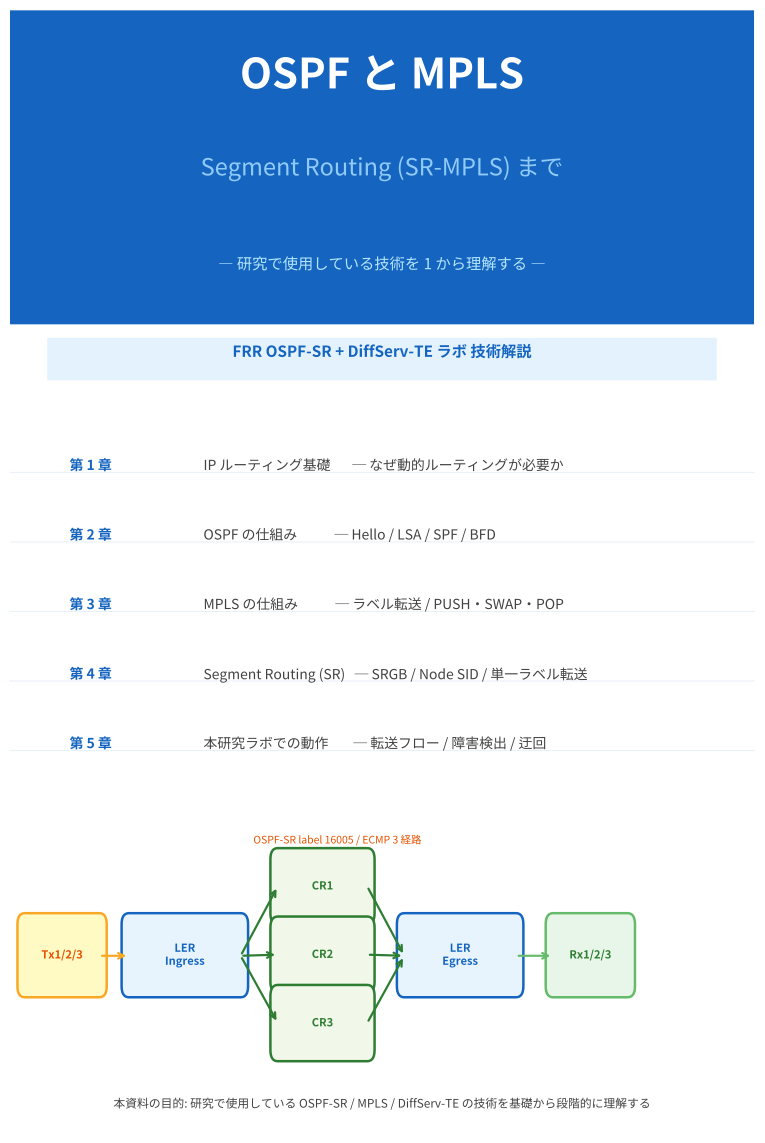

Source code (Python):
#!/usr/bin/env python3
"""
OSPF + MPLS + Segment Routing  自習用PDF生成スクリプト
研究で使用している技術を1から理解するためのドキュメント
実行: python3 results/ospf_mpls_study.py
出力: results/ospf_mpls_study.pdf
"""

import matplotlib
import matplotlib.pyplot as plt
import matplotlib.font_manager as fm
import matplotlib.patches as mpatches
from matplotlib.backends.backend_pdf import PdfPages
from pathlib import Path
import textwrap

# ── フォント ──────────────────────────────────────────────────────────────
for _f in ["Noto Sans CJK JP", "TakaoPGothic", "IPAPGothic", "VL PGothic"]:
    if any(_f.lower() in p.name.lower() for p in fm.fontManager.ttflist):
        matplotlib.rcParams["font.family"] = _f
        break
matplotlib.rcParams.update({"figure.facecolor": "white"})

OUT = Path(__file__).parent / "ospf_mpls_study.pdf"

# ── カラーパレット ────────────────────────────────────────────────────────
CB  = "#1565C0"   # blue (OSPF)
CG  = "#2E7D32"   # green (MPLS)
CO  = "#E65100"   # orange (SR)
CR  = "#B71C1C"   # red (failure)
CGR = "#424242"   # dark gray (body)
CL  = "#E8F4FD"   # light blue bg
CGL = "#F1F8E9"   # light green bg
COL = "#FFF3E0"   # light orange bg
CW  = "white"

# ── ページ生成ヘルパー ────────────────────────────────────────────────────
def new_page(header=None, chapter=None):
    """A4縦 (8.27×11.69in) ページを作成。header がある場合は上部帯を描く。"""
    fig = plt.figure(figsize=(8.27, 11.69), facecolor="white")
    if header:
        hax = fig.add_axes([0, 0.947, 1, 0.053])
        hax.set_facecolor(CB)
        hax.set_axis_off()
        hax.text(0.03, 0.5, header, color=CW, fontsize=11.5,
                 fontweight="bold", va="center")
        if chapter:
            hax.text(0.97, 0.5, chapter, color="#90CAF9", fontsize=9,
                     va="center", ha="right")
        ax = fig.add_axes([0.07, 0.025, 0.86, 0.91])
    else:
        ax = fig.add_axes([0.05, 0.02, 0.90, 0.96])
    ax.set_axis_off()
    ax.set_xlim(0, 1)
    ax.set_ylim(0, 1)
    return fig, ax

def T(ax, x, y, s, sz=9.5, c=CGR, bold=False, ha="left", va="top", alpha=1.0):
    ax.text(x, y, s, fontsize=sz, color=c, fontweight="bold" if bold else "normal",
            ha=ha, va=va, transform=ax.transAxes, alpha=alpha,
            multialignment="left")

def section(ax, y, text, color=CB, indent=0):
    """セクション見出し。y座標を返す（次のコンテンツ開始位置）。"""
    ax.plot([indent, 1], [y + 0.003, y + 0.003], color=color, lw=1.2,
            alpha=0.4, transform=ax.transAxes)
    ax.text(indent, y, f"▌ {text}", fontsize=11, color=color,
            fontweight="bold", va="top", transform=ax.transAxes)
    return y - 0.042

def bullet(ax, x, y, items, sz=9.2, c=CGR, gap=0.028, marker="●"):
    """箇条書きリスト。最後のy座標を返す。"""
    for item in items:
        ax.text(x, y, marker, fontsize=sz, color=CB, va="top",
                transform=ax.transAxes)
        ax.text(x + 0.035, y, item, fontsize=sz, color=c, va="top",
                transform=ax.transAxes, multialignment="left")
        y -= gap
    return y

def rect_node(ax, x, y, w, h, label, sublabel=None,
              fc=CL, ec=CB, tc=CB, sz=9, bold=True):
    """角丸ボックス"""
    r = mpatches.FancyBboxPatch((x, y), w, h,
                                 boxstyle="round,pad=0.01",
                                 facecolor=fc, edgecolor=ec, linewidth=1.8,
                                 transform=ax.transAxes, zorder=2)
    ax.add_patch(r)
    ty = y + h/2 + (0.01 if sublabel else 0)
    ax.text(x + w/2, ty, label, fontsize=sz, color=tc, ha="center", va="center",
            fontweight="bold" if bold else "normal",
            transform=ax.transAxes, zorder=3)
    if sublabel:
        ax.text(x + w/2, y + h/2 - 0.018, sublabel, fontsize=7.5, color=CGR,
                ha="center", va="center", transform=ax.transAxes, zorder=3)

def arr(ax, x1, y1, x2, y2, label="", color=CB, lw=1.6, style="->"):
    ax.annotate("", xy=(x2, y2), xytext=(x1, y1),
                xycoords="axes fraction", textcoords="axes fraction",
                arrowprops=dict(arrowstyle=style, color=color, lw=lw), zorder=3)
    if label:
        mx, my = (x1+x2)/2, (y1+y2)/2
        ax.text(mx, my + 0.012, label, fontsize=7.5, color=color,
                ha="center", va="bottom", transform=ax.transAxes,
                bbox=dict(fc="white", ec="none", pad=1), zorder=4)

def callout(ax, x, y, w, h, text, fc=CGL, ec=CG, sz=9):
    r = mpatches.FancyBboxPatch((x, y), w, h,
                                 boxstyle="round,pad=0.015",
                                 facecolor=fc, edgecolor=ec, linewidth=1.5,
                                 transform=ax.transAxes, zorder=2)
    ax.add_patch(r)
    ax.text(x + 0.015, y + h - 0.018, text, fontsize=sz, color=CGR,
            va="top", transform=ax.transAxes, zorder=3,
            multialignment="left")

def hr(ax, y, color=CB, alpha=0.15):
    ax.plot([0, 1], [y, y], color=color, lw=0.8, alpha=alpha, transform=ax.transAxes)

def page_num(fig, n):
    fig.text(0.95, 0.012, f"─ {n} ─", fontsize=8, color=CGR, ha="right")

# ═══════════════════════════════════════════════════════════════════════════
# P1: タイトルページ
# ═══════════════════════════════════════════════════════════════════════════
def page_title(pdf):
    fig, ax = new_page()

    # 上部カラーブロック
    top = mpatches.Rectangle((0, 0.72), 1, 0.28, facecolor=CB,
                               transform=ax.transAxes, zorder=0)
    ax.add_patch(top)

    T(ax, 0.5, 0.96, "OSPF と MPLS", sz=30, c=CW, bold=True, ha="center")
    T(ax, 0.5, 0.87, "Segment Routing (SR-MPLS) まで", sz=17, c="#90CAF9",
      bold=False, ha="center")
    T(ax, 0.5, 0.78, "― 研究で使用している技術を 1 から理解する ―",
      sz=11, c="#B3E5FC", ha="center")

    # サブタイトル帯
    mid = mpatches.Rectangle((0.05, 0.67), 0.90, 0.038, facecolor="#E3F2FD",
                               transform=ax.transAxes, zorder=0)
    ax.add_patch(mid)
    T(ax, 0.5, 0.695, "FRR OSPF-SR + DiffServ-TE ラボ 技術解説",
      sz=11, c=CB, bold=True, ha="center", va="center")

    # 目次プレビュー
    chapters = [
        ("第 1 章", "IP ルーティング基礎       ─ なぜ動的ルーティングが必要か"),
        ("第 2 章", "OSPF の仕組み            ─ Hello / LSA / SPF / BFD"),
        ("第 3 章", "MPLS の仕組み            ─ ラベル転送 / PUSH・SWAP・POP"),
        ("第 4 章", "Segment Routing (SR)   ─ SRGB / Node SID / 単一ラベル転送"),
        ("第 5 章", "本研究ラボでの動作        ─ 転送フロー / 障害検出 / 迂回"),
    ]
    y = 0.60
    for ch, desc in chapters:
        ax.text(0.08, y, ch, fontsize=10, color=CB, fontweight="bold",
                va="top", transform=ax.transAxes)
        ax.text(0.26, y, desc, fontsize=10, color=CGR,
                va="top", transform=ax.transAxes)
        hr(ax, y - 0.012, alpha=0.1)
        y -= 0.062

    # ラボトポロジー概略図（章リスト下に配置）
    y0 = 0.13
    rect_node(ax, 0.02, y0,       0.10, 0.055, "Tx1/2/3",    fc="#FFF9C4", ec="#F9A825", tc="#E65100", sz=8)
    rect_node(ax, 0.16, y0,       0.15, 0.055, "LER\nIngress", fc=CL, ec=CB, tc=CB, sz=8)
    rect_node(ax, 0.36, y0+0.065, 0.12, 0.048, "CR1",  fc=CGL, ec=CG, tc=CG, sz=8)
    rect_node(ax, 0.36, y0+0.004, 0.12, 0.048, "CR2",  fc=CGL, ec=CG, tc=CG, sz=8)
    rect_node(ax, 0.36, y0-0.057, 0.12, 0.048, "CR3",  fc=CGL, ec=CG, tc=CG, sz=8)
    rect_node(ax, 0.53, y0,       0.15, 0.055, "LER\nEgress", fc=CL, ec=CB, tc=CB, sz=8)
    rect_node(ax, 0.73, y0,       0.10, 0.055, "Rx1/2/3",   fc="#E8F5E9", ec="#66BB6A", tc=CG, sz=8)

    arr(ax, 0.12, y0+0.027, 0.16, y0+0.027, color="#F9A825")
    arr(ax, 0.31, y0+0.027, 0.36, y0+0.089, color=CG)
    arr(ax, 0.31, y0+0.027, 0.36, y0+0.028, color=CG)
    arr(ax, 0.31, y0+0.027, 0.36, y0-0.033, color=CG)
    arr(ax, 0.48, y0+0.089, 0.53, y0+0.027, color=CG)
    arr(ax, 0.48, y0+0.028, 0.53, y0+0.027, color=CG)
    arr(ax, 0.48, y0-0.033, 0.53, y0+0.027, color=CG)
    arr(ax, 0.68, y0+0.027, 0.73, y0+0.027, color="#66BB6A")

    ax.text(0.44, y0+0.125, "OSPF-SR label 16005 / ECMP 3 経路",
            fontsize=7.5, color=CO, ha="center", va="bottom", transform=ax.transAxes)

    T(ax, 0.5, 0.03, "本資料の目的: 研究で使用している OSPF-SR / MPLS / DiffServ-TE の技術を基礎から段階的に理解する",
      sz=8.5, c=CGR, ha="center")

    pdf.savefig(fig, bbox_inches="tight"); plt.close(fig)

# ═══════════════════════════════════════════════════════════════════════════
# P2: 第1章 IPルーティング基礎
# ═══════════════════════════════════════════════════════════════════════════
def page_ch1(pdf):
    fig, ax = new_page("第 1 章　IP ルーティング基礎", "OSPF と MPLS を理解するための土台")
    page_num(fig, 2)
    y = 0.97

    y = section(ax, y, "1.1　パケットとは？")
    T(ax, 0.02, y,
      "インターネット上のデータはすべて「パケット」という小さな単位に分割されて送受信されます。\n"
      "各パケットには「宛先IPアドレス」が書かれた封筒のようなヘッダが付いており、\n"
      "ルータはこのヘッダを読んで次の転送先を決定します。",
      sz=9.5, c=CGR)
    y -= 0.08

    # IPヘッダ図
    fields = [("宛先IP\n192.168.0.5", 0.20), ("送信元IP\n10.10.1.1", 0.20),
              ("TTL\n64", 0.10), ("Protocol\nUDP", 0.14), ("データ\n(payload)", 0.36)]
    x = 0.02
    for fname, fw in fields:
        fc = CL if "宛先" in fname else "#F5F5F5"
        ec = CB if "宛先" in fname else CGR
        rect_node(ax, x, y - 0.065, fw - 0.005, 0.055, fname,
                  fc=fc, ec=ec, tc=CB if "宛先" in fname else CGR, sz=8, bold=("宛先" in fname))
        x += fw
    ax.text(0.5, y - 0.005, "▲ IPパケットの構造（宛先IPアドレスを見てルーティングが行われる）",
            fontsize=8, color=CGR, ha="center", va="top", transform=ax.transAxes)
    y -= 0.10

    y = section(ax, y, "1.2　ルーティングテーブルとは？")
    T(ax, 0.02, y,
      "ルータは「ルーティングテーブル」という表を持っており、「宛先Xへ行くには次ホップYに転送する」\n"
      "という情報が書かれています。人間で言えば「道路地図」に相当します。",
      sz=9.5, c=CGR)
    y -= 0.07

    # ルーティングテーブル例
    table_data = [
        ("宛先ネットワーク",  "ネクストホップ",  "インタフェース", "メトリック"),
        ("10.20.0.0/16",    "10.0.1.2",      "leri-cr1",      "20"),
        ("192.168.0.5/32",  "10.0.1.2",      "leri-cr1",      "20"),
        ("0.0.0.0/0",       "(デフォルト)",   "—",             "—"),
    ]
    col_x = [0.02, 0.25, 0.50, 0.73]
    col_w = [0.22, 0.24, 0.22, 0.13]
    for ri, row in enumerate(table_data):
        fc = CB if ri == 0 else ("#EEF4FF" if ri % 2 == 1 else "white")
        tc = CW if ri == 0 else CGR
        for ci, (cell, cx, cw) in enumerate(zip(row, col_x, col_w)):
            rect_node(ax, cx, y - 0.032, cw - 0.005, 0.030, cell,
                      fc=fc, ec="#BDBDBD", tc=tc, sz=8 if ri > 0 else 8, bold=(ri == 0))
        y -= 0.032
    y -= 0.015

    y = section(ax, y, "1.3　静的ルーティング vs 動的ルーティング")
    col1 = [
        "■ 静的ルーティング",
        "  ・管理者が手動でテーブルを設定",
        "  ・シンプルだが柔軟性がない",
        "  ・リンク障害時に自動復旧しない",
        "  ・ノード数が増えると管理不可能",
    ]
    col2 = [
        "■ 動的ルーティング (OSPF など)",
        "  ・ルータが自動でテーブルを構築",
        "  ・障害発生時に自動で迂回経路を計算",
        "  ・大規模ネットワークに対応",
        "  ・本研究で採用 ← ここが OSPF",
    ]
    for i, (l1, l2) in enumerate(zip(col1, col2)):
        bold1 = i == 0
        bold2 = i == 0
        ax.text(0.02, y, l1, fontsize=9, color=CGR if i > 0 else CR,
                fontweight="bold" if bold1 else "normal", va="top",
                transform=ax.transAxes)
        ax.text(0.52, y, l2, fontsize=9, color=CGR if i > 0 else CG,
                fontweight="bold" if bold2 else "normal", va="top",
                transform=ax.transAxes)
        y -= 0.028
    y -= 0.01

    callout(ax, 0.02, y - 0.065, 0.96, 0.058,
            "【!】 本研究のポイント:  OSPF（動的ルーティング）を使うことで、\n"
            "   CR1 に障害が発生した際に CR2 / CR3 への自動迂回が実現する。"
            " これが「failure_reroute シナリオ」の核心技術。",
            fc="#E8F5E9", ec=CG, sz=9.5)

    pdf.savefig(fig, bbox_inches="tight"); plt.close(fig)

# ═══════════════════════════════════════════════════════════════════════════
# P3: 第2章 OSPF ① 隣接関係
# ═══════════════════════════════════════════════════════════════════════════
def page_ch2_adj(pdf):
    fig, ax = new_page("第 2 章　OSPF の仕組み ①　隣接関係の確立", "Open Shortest Path First")
    page_num(fig, 3)
    y = 0.97

    y = section(ax, y, "2.1　OSPF とは？")
    T(ax, 0.02, y,
      "OSPF（Open Shortest Path First）はルータ間でネットワークの「地図情報」を交換し合い、\n"
      "各ルータが独立して最短経路を計算するプロトコルです。\n"
      "「リンクステート型」と呼ばれ、リンクの状態（接続関係・コスト）を全ルータで共有します。",
      sz=9.5, c=CGR)
    y -= 0.085

    y = section(ax, y, "2.2　Hello パケットと隣接関係 (Adjacency)")
    T(ax, 0.02, y,
      "OSPF ルータは定期的に「Hello パケット」をリンクに送出します。\n"
      "同じリンクに接続された別のルータが Hello を受信すると、お互いを「ネイバー (Neighbor)」として認識し、\n"
      "その後データベースの同期を経て「Full 状態」（隣接完成）に遷移します。",
      sz=9.5, c=CGR)
    y -= 0.085

    # 状態遷移図
    states = [
        (0.05, "Down\n(初期)"),
        (0.23, "Init\n(Hello受信)"),
        (0.42, "2-Way\n(双方向確認)"),
        (0.61, "Exchange\n(DB交換中)"),
        (0.80, "Full\n(同期完了)"),
    ]
    sy = y - 0.02
    for sx, sname in states:
        fc = CL if "Full" not in sname else "#C8E6C9"
        ec = CB if "Full" not in sname else CG
        tc = CB if "Full" not in sname else CG
        rect_node(ax, sx, sy - 0.05, 0.15, 0.05, sname, fc=fc, ec=ec, tc=tc, sz=8)
        if sx < 0.80:
            arr(ax, sx + 0.155, sy - 0.025, sx + 0.22, sy - 0.025, color=CB, lw=1.3)
    ax.text(0.5, sy - 0.07, "▲ OSPF 状態遷移（Full 状態になって初めて経路情報が有効になる）",
            fontsize=8, color=CGR, ha="center", va="top", transform=ax.transAxes)
    y -= 0.11

    # Hello 設定
    y = section(ax, y, "2.3　Hello / Dead インターバル")
    T(ax, 0.02, y,
      "Hello パケットの送出間隔と、何秒間 Hello が届かなければリンク障害と判断するかの設定値です。",
      sz=9.5, c=CGR)
    y -= 0.04

    params = [
        ("hello-interval",    "1 秒",  "Hello パケット送出間隔（本研究の設定値、デフォルトは 10 秒）"),
        ("dead-interval",     "3 秒",  "この秒数 Hello が届かなければ隣接消滅と判断"),
        ("BFD (追加設定)",    "150 ms","50ms 間隔 × 3 回 = 150ms で障害検出（OSPFより高速）"),
    ]
    for p, v, desc in params:
        rect_node(ax, 0.02, y - 0.032, 0.20, 0.030, p,
                  fc=CL, ec=CB, tc=CB, sz=8.5, bold=True)
        rect_node(ax, 0.23, y - 0.032, 0.10, 0.030, v,
                  fc="#FFF9C4", ec="#F9A825", tc="#E65100", sz=9, bold=True)
        ax.text(0.35, y - 0.018, desc, fontsize=9, color=CGR,
                va="center", transform=ax.transAxes)
        y -= 0.038
    y -= 0.01

    # ネットワーク種別
    y = section(ax, y, "2.4　ネットワーク種別: Point-to-Point (P2P)")
    T(ax, 0.02, y,
      "OSPF にはリンクの種別（broadcast / P2P など）があり、本研究では全リンクを\n"
      "「ip ospf network point-to-point」に設定しています。これにより:\n"
      "  ・DR（Designated Router）選出が不要 → 収束が高速\n"
      "  ・2台のルータ間で直接隣接関係を確立 → シンプルな制御",
      sz=9.5, c=CGR)
    y -= 0.095

    # 本研究の構成
    callout(ax, 0.02, y - 0.105, 0.96, 0.098,
            "【!】 本研究での OSPF 隣接関係:\n"
            "   LER_Ingress ─── CR1  (leri-cr1 / cr1-leri, 10.0.1.0/30)\n"
            "   LER_Ingress ─── CR2  (leri-cr2 / cr2-leri, 10.0.3.0/30)\n"
            "   LER_Ingress ─── CR3  (leri-cr3 / cr3-leri, 10.0.5.0/30)\n"
            "   CR1 ─── LER_Egress  (cr1-lere / lere-cr1, 10.0.2.0/30)\n"
            "   ... 合計 6 本の OSPF 隣接 (全て Full 状態) で経路情報を共有",
            fc=CL, ec=CB, sz=9.3)

    pdf.savefig(fig, bbox_inches="tight"); plt.close(fig)

# ═══════════════════════════════════════════════════════════════════════════
# P4: 第2章 OSPF ② LSA / SPF
# ═══════════════════════════════════════════════════════════════════════════
def page_ch2_lsa(pdf):
    fig, ax = new_page("第 2 章　OSPF の仕組み ②　LSA / LSDB / SPF 計算", "Open Shortest Path First")
    page_num(fig, 4)
    y = 0.97

    y = section(ax, y, "2.5　LSA（Link State Advertisement）とは？")
    T(ax, 0.02, y,
      "隣接完成（Full 状態）後、各ルータは自分のリンク接続情報を「LSA」というパケットに\n"
      "まとめてフラッディング（全隣接ルータへ転送）します。\n"
      "これにより全ルータが同じ「ネットワーク地図」（LSDB）を持つことができます。",
      sz=9.5, c=CGR)
    y -= 0.085

    # LSAフラッディング図（絶対座標で配置）
    diag_top = y - 0.01
    box_h = 0.048
    leri_cy = diag_top - 0.095   # LER_Ingress / LER_Egress (中段)
    cr1_cy  = diag_top - 0.030   # CR1 (上段)
    cr2_cy  = diag_top - 0.095   # CR2 (中段)
    cr3_cy  = diag_top - 0.160   # CR3 (下段)
    rect_node(ax, 0.08, leri_cy - box_h/2, 0.12, box_h, "LER\nIngress", fc=CL, ec=CB, tc=CB, sz=8)
    rect_node(ax, 0.42, cr1_cy  - box_h/2, 0.12, box_h, "CR1", fc=CGL, ec=CG, tc=CG, sz=8)
    rect_node(ax, 0.42, cr2_cy  - box_h/2, 0.12, box_h, "CR2", fc=CGL, ec=CG, tc=CG, sz=8)
    rect_node(ax, 0.42, cr3_cy  - box_h/2, 0.12, box_h, "CR3", fc=CGL, ec=CG, tc=CG, sz=8)
    rect_node(ax, 0.76, leri_cy - box_h/2, 0.12, box_h, "LER\nEgress", fc=CL, ec=CB, tc=CB, sz=8)
    arr(ax, 0.20, leri_cy, 0.42, cr1_cy,  color=CB, lw=1.2, style="<->")
    arr(ax, 0.20, leri_cy, 0.42, cr2_cy,  color=CB, lw=1.2, style="<->")
    arr(ax, 0.20, leri_cy, 0.42, cr3_cy,  color=CB, lw=1.2, style="<->")
    arr(ax, 0.54, cr1_cy,  0.76, leri_cy, color=CB, lw=1.2, style="<->")
    arr(ax, 0.54, cr2_cy,  0.76, leri_cy, color=CB, lw=1.2, style="<->")
    arr(ax, 0.54, cr3_cy,  0.76, leri_cy, color=CB, lw=1.2, style="<->")
    ax.text(0.5, diag_top - 0.210, "▲ 各ルータが LSA をフラッディングし、全ルータが同じ LSDB を持つ",
            fontsize=8, color=CGR, ha="center", va="top", transform=ax.transAxes)
    y -= 0.250

    y = section(ax, y, "2.6　SPF 計算（Dijkstra 法）")
    T(ax, 0.02, y,
      "全ルータが同じ LSDB（ネットワーク地図）を持ったら、各ルータは独立して\n"
      "Dijkstra アルゴリズムで「自分から全宛先への最短経路」を計算します。\n"
      "この計算結果がルーティングテーブルに書き込まれます。",
      sz=9.5, c=CGR)
    y -= 0.085

    # SPF 計算例
    T(ax, 0.02, y, "【例】LER_Ingress → LER_Egress (192.168.0.5) の最短経路:", sz=9.5, c=CB, bold=True)
    y -= 0.03
    paths = [
        ("経路①", "LER_Ingress → CR1 → LER_Egress", "コスト 20", CG),
        ("経路②", "LER_Ingress → CR2 → LER_Egress", "コスト 20", CG),
        ("経路③", "LER_Ingress → CR3 → LER_Egress", "コスト 20", CG),
    ]
    for pname, pdesc, pcost, pc in paths:
        ax.text(0.05, y, pname, fontsize=9.5, color=pc, fontweight="bold",
                va="top", transform=ax.transAxes)
        ax.text(0.14, y, pdesc, fontsize=9.5, color=CGR,
                va="top", transform=ax.transAxes)
        ax.text(0.74, y, pcost, fontsize=9.5, color=CO, fontweight="bold",
                va="top", transform=ax.transAxes)
        y -= 0.03
    T(ax, 0.05, y, "→ 3 経路が等コスト (ECMP: Equal Cost Multi-Path) → ロードバランシング",
      sz=9.5, c=CB, bold=False)
    y -= 0.04

    y = section(ax, y, "2.7　Opaque LSA と OSPF-SR への拡張")
    T(ax, 0.02, y,
      "通常の LSA はリンク接続情報のみを配布しますが、「Opaque LSA」（Type 9/10）という\n"
      "拡張 LSA を使うと、任意の情報を LSDB に載せてフラッディングできます。\n"
      "OSPF-SR（Segment Routing）では Opaque LSA を使って「ラベル番号（SID）」を配布します。\n"
      "本研究でも show ip ospf database で Opaque-Type 7/8 の LSA が確認できています。",
      sz=9.5, c=CGR)
    y -= 0.105

    callout(ax, 0.02, y - 0.065, 0.96, 0.058,
            "【!】 まとめ:  OSPF = (1) Hello で隣接確立 → (2) LSA をフラッディング →\n"
            "   (3) LSDB を全ルータで共有 → (4) SPF で最短経路計算 → (5) ルーティングテーブル完成",
            fc=CL, ec=CB, sz=9.5)

    pdf.savefig(fig, bbox_inches="tight"); plt.close(fig)

# ═══════════════════════════════════════════════════════════════════════════
# P5: 第3章 MPLS ① 基礎
# ═══════════════════════════════════════════════════════════════════════════
def page_ch3_intro(pdf):
    fig, ax = new_page("第 3 章　MPLS の仕組み ①　ラベル転送の基礎", "Multi-Protocol Label Switching")
    page_num(fig, 5)
    y = 0.97

    y = section(ax, y, "3.1　MPLS とは？　─ IP ルーティングの限界と解決策")
    T(ax, 0.02, y,
      "通常の IP 転送では、ルータはパケットが届くたびに宛先 IP をルーティングテーブルで\n"
      "検索（Longest Prefix Match）します。大規模ネットワークではこれが遅延・CPU負荷に。\n\n"
      "MPLS（Multi-Protocol Label Switching）は IP ヘッダの前に短い「ラベル（20bit 整数）」を\n"
      "付けて転送を行います。ルータはラベルだけを見て転送するので非常に高速です。\n"
      "また、同じ宛先 IP でもラベルを変えることで異なる経路に誘導できます（Traffic Engineering）。",
      sz=9.5, c=CGR)
    y -= 0.125

    y = section(ax, y, "3.2　MPLS ラベルの構造")
    # ラベルスタック図
    fields32 = [
        ("ラベル値 (20 bit)\n転送先を決める整数", 0.40),
        ("TC\n(3 bit)", 0.12),
        ("S\n(1 bit)", 0.08),
        ("TTL\n(8 bit)", 0.16),
    ]
    lx = 0.05
    for fname, fw in fields32:
        fc = CL if "ラベル" in fname else "#F5F5F5"
        ec = CB if "ラベル" in fname else CGR
        rect_node(ax, lx, y - 0.065, fw - 0.005, 0.058, fname,
                  fc=fc, ec=ec, tc=CB if "ラベル" in fname else CGR, sz=8,
                  bold=("ラベル" in fname))
        lx += fw
    ax.text(0.5, y - 0.075, "▲ MPLS ラベル（32 bit = 4 バイト）の構造",
            fontsize=8, color=CGR, ha="center", va="top", transform=ax.transAxes)
    y -= 0.10

    tc_desc = [
        ("ラベル値 (20 bit)", "転送先を決める整数値。本研究では 16001〜16005 を使用"),
        ("TC (3 bit)",       "Traffic Class: DiffServ に相当、本研究では DSCP と連動"),
        ("S (1 bit)",        "Stack Bottom: ラベルスタックの最後の 1 枚なら 1（本研究では単一ラベル）"),
        ("TTL (8 bit)",      "Time To Live: ループ防止カウンタ（IP の TTL と同様）"),
    ]
    for fname, fdesc in tc_desc:
        ax.text(0.05, y, f"・{fname}:", fontsize=9.5, color=CB, fontweight="bold",
                va="top", transform=ax.transAxes)
        ax.text(0.32, y, fdesc, fontsize=9.5, color=CGR,
                va="top", transform=ax.transAxes)
        y -= 0.028
    y -= 0.01

    y = section(ax, y, "3.3　ノードの役割: LER と LSR")
    roles = [
        ("LER\n(Label Edge Router)",
         "ラベルを付けたり外したりするエッジルータ。\n"
         "本研究: LER_Ingress（ラベル付与）、LER_Egress（ラベル除去）",
         CL, CB),
        ("LSR\n(Label Switching Router)",
         "ラベルを見て転送するコアルータ（IP を見ない）。\n"
         "本研究: CR1 / CR2 / CR3 がこの役割",
         CGL, CG),
    ]
    for rname, rdesc, fc, ec in roles:
        rect_node(ax, 0.02, y - 0.070, 0.18, 0.065, rname, fc=fc, ec=ec, tc=ec, sz=9, bold=True)
        ax.text(0.225, y - 0.010, rdesc, fontsize=9.5, color=CGR,
                va="top", transform=ax.transAxes, multialignment="left")
        y -= 0.082
    y -= 0.005

    callout(ax, 0.02, y - 0.075, 0.96, 0.068,
            "【!】 MPLS のメリット（本研究での意義）:\n"
            "   ・同じ 10.20.0.0/16 宛パケットでも、DSCP クラス (AF41/42/43) ごとに\n"
            "     異なるラベルを使って CR1/CR2/CR3 の「異なるキュー」に誘導できる。\n"
            "     これが DiffServ-TE（クラス別トラフィックエンジニアリング）の仕組み。",
            fc=COL, ec=CO, sz=9.3)

    pdf.savefig(fig, bbox_inches="tight"); plt.close(fig)

# ═══════════════════════════════════════════════════════════════════════════
# P6: 第3章 MPLS ② PUSH/SWAP/POP
# ═══════════════════════════════════════════════════════════════════════════
def page_ch3_forward(pdf):
    fig, ax = new_page("第 3 章　MPLS の仕組み ②　転送動作 PUSH / SWAP / POP", "Multi-Protocol Label Switching")
    page_num(fig, 6)
    y = 0.97

    y = section(ax, y, "3.4　3 つの転送操作")
    ops = [
        ("PUSH",  "LER_Ingress で\nラベルを付加", "IP パケット入力 → [ラベル|IP データ] 出力", CL, CB, "付加"),
        ("SWAP",  "LSR (CR1 等) で\nラベルを置換", "[旧ラベル|データ] → [新ラベル|データ]",     CGL, CG, "置換"),
        ("POP",   "LER_Egress で\nラベルを除去", "[ラベル|IP データ] → IP パケット出力",       COL, CO, "除去"),
    ]
    for ox, (oname, odesc, oex, ofc, oec, oact) in zip([0.02, 0.35, 0.68], ops):
        rect_node(ax, ox, y - 0.090, 0.29, 0.085, f"{oname}\n({oact})\n\n{odesc}",
                  fc=ofc, ec=oec, tc=oec, sz=9, bold=False)
    y -= 0.105

    # 転送フロー大図
    y = section(ax, y, "3.5　本研究での MPLS 転送フロー（全体像）")

    fy = y - 0.08
    # ノード
    nodes_info = [
        (0.02, "Tx1\n10.10.1.1"),
        (0.19, "LER_Ingress\n192.168.0.1"),
        (0.46, "CR1\n192.168.0.2"),
        (0.71, "LER_Egress\n192.168.0.5"),
        (0.88, "Rx1\n10.20.1.1"),
    ]
    for nx, nlbl in nodes_info:
        fc = CGL if "CR" in nlbl else CL
        ec = CG  if "CR" in nlbl else CB
        rect_node(ax, nx, fy - 0.048, 0.15, 0.045, nlbl,
                  fc=fc, ec=ec, tc=ec, sz=7.5, bold=False)
    # アロー
    xs = [0.02, 0.19, 0.46, 0.71, 0.88]
    for i in range(len(xs)-1):
        arr(ax, xs[i]+0.15, fy-0.025, xs[i+1], fy-0.025, color=CB, lw=1.5)

    # 各段階でのパケット表示
    packets = [
        (0.02,  fy-0.055, "[IP src=10.10.1.1\ndst=10.20.1.1]", "#FFF9C4", "#F9A825"),
        (0.24,  fy-0.055, "[label=16005\nIP dst=10.20.1.1]",    CL, CB),
        (0.50,  fy-0.055, "[label=16005\nIP dst=10.20.1.1]",    CGL, CG),
        (0.76,  fy-0.055, "[IP src=10.10.1.1\ndst=10.20.1.1]", "#FFF9C4", "#F9A825"),
    ]
    for px, py, plbl, pfc, pec in packets:
        rect_node(ax, px, py-0.038, 0.16, 0.036, plbl, fc=pfc, ec=pec, tc=pec, sz=7, bold=False)

    # 操作ラベル (ノードボックスより上に配置)
    ops_pos = [
        (0.215, fy+0.015, "PUSH\nlabel 16005", CB),
        (0.52,  fy+0.015, "SWAP\n(同じラベル)", CG),
        (0.73,  fy+0.015, "POP\nラベル除去", CO),
    ]
    for opx, opy, opl, opc in ops_pos:
        rect_node(ax, opx, opy, 0.12, 0.038, opl, fc="white", ec=opc, tc=opc, sz=8, bold=True)

    y -= 0.210

    y = section(ax, y, "3.6　本研究の MPLS テーブル（show mpls table の読み方）")
    T(ax, 0.02, y,
      "LER_Ingress で実際に確認できた MPLS テーブルを解説します:", sz=9.5, c=CGR)
    y -= 0.03

    mpls_rows = [
        ("InLabel", "Type",     "Nexthop",   "OutLabel",       "意味"),
        ("16001",   "SR(OSPF)", "lo",         "—",             "自分自身の Node SID → lo (loopback)"),
        ("16002",   "SR(OSPF)", "10.0.1.2",   "16002",         "CR1 の SID → leri-cr1 経由で転送"),
        ("16003",   "SR(OSPF)", "10.0.3.2",   "16003",         "CR2 の SID → leri-cr2 経由で転送"),
        ("16005",   "SR(OSPF)", "10.0.1.2",   "16005",         "LER_Egress の SID (ECMP 3 経路)"),
        ("16005",   "SR(OSPF)", "10.0.3.2",   "16005",         "           ↑ CR2 経由"),
        ("16005",   "SR(OSPF)", "10.0.5.2",   "16005",         "           ↑ CR3 経由"),
    ]
    col_x = [0.02, 0.12, 0.22, 0.35, 0.49]
    col_w = [0.09, 0.09, 0.12, 0.13, 0.49]
    for ri, row in enumerate(mpls_rows):
        fc = CB if ri == 0 else ("white" if ri % 2 == 1 else "#F5F5F5")
        tc = CW if ri == 0 else CGR
        hl = ri >= 4  # highlight ECMP rows
        for ci, (cell, cx, cw) in enumerate(zip(row, col_x, col_w)):
            fc2 = "#FFF9C4" if hl and ci in [0,1,2,3] else fc
            ec2 = CO if hl and ci in [0] else "#BDBDBD"
            rect_node(ax, cx, y - 0.028, cw - 0.003, 0.027, cell,
                      fc=fc2 if ri > 0 else CB,
                      ec=ec2 if ri > 0 else CB,
                      tc=CO if hl and ci == 0 and ri > 0 else (CW if ri == 0 else CGR),
                      sz=7.5 if ri > 0 else 8, bold=(ri == 0))
        y -= 0.028
    y -= 0.01

    T(ax, 0.02, y, "※ implicit-null: PHP (Penultimate Hop Popping)。1 つ手前のルータがラベルを除去する最適化。",
      sz=9, c=CGR)

    pdf.savefig(fig, bbox_inches="tight"); plt.close(fig)

# ═══════════════════════════════════════════════════════════════════════════
# P7: 第4章 Segment Routing ① 概要
# ═══════════════════════════════════════════════════════════════════════════
def page_ch4_intro(pdf):
    fig, ax = new_page("第 4 章　Segment Routing (SR)　①　概要と設計思想", "OSPF-SR / SR-MPLS")
    page_num(fig, 7)
    y = 0.97

    y = section(ax, y, "4.1　Segment Routing とは？")
    T(ax, 0.02, y,
      "Segment Routing (SR) は「Source Routing（送信元ルーティング）」の現代的な実装です。\n"
      "従来の MPLS では各 LSR が LDP/RSVP というシグナリングプロトコルでラベルを管理しましたが、\n"
      "SR では OSPF（または BGP/IS-IS）の拡張だけでラベルを配布するため\n"
      "設定がシンプルで、状態管理（シグナリングプロトコルのセッション）が不要です。",
      sz=9.5, c=CGR)
    y -= 0.095

    # 比較表
    y = section(ax, y, "4.2　従来 MPLS (LDP/RSVP) vs Segment Routing")
    headers = ["",  "従来 MPLS (LDP/RSVP)", "Segment Routing (本研究)"]
    rows = [
        ["ラベル配布",   "LDP / RSVP-TE (別プロトコル)", "OSPF 拡張 (Opaque LSA) のみ"],
        ["状態管理",     "全 LSR でセッション管理が必要",   "不要（ステートレス）"],
        ["設定複雑度",   "複雑（多数のコンフィグ）",        "シンプル（OSPF 設定の延長）"],
        ["TI-LFA",      "困難",                           "標準対応（高速迂回）"],
        ["本研究採用",   "─",                             "✓  採用"],
    ]
    col_x = [0.02, 0.25, 0.62]
    col_w = [0.22, 0.36, 0.36]
    for ri, row in enumerate(([headers] + rows)):
        fc = CB if ri == 0 else ("white" if ri % 2 == 1 else "#F5F5F5")
        tc = CW if ri == 0 else CGR
        for ci, (cell, cx, cw) in enumerate(zip(row, col_x, col_w)):
            hl = (ri > 0 and ci == 2)
            rect_node(ax, cx, y - 0.030, cw - 0.004, 0.028, cell,
                      fc="#E8F5E9" if hl else fc,
                      ec=CG if hl else "#BDBDBD",
                      tc=CG if hl else tc,
                      sz=8.5 if ri == 0 else 8.5, bold=(ri == 0 or (ri > 0 and ci == 2 and "✓" in cell)))
        y -= 0.030
    y -= 0.01

    y = section(ax, y, "4.3　Segment の概念")
    T(ax, 0.02, y,
      "SR では転送経路を「Segment（区間）」の列として表現します。\n"
      "各 Segment には SID（Segment ID）と呼ばれる識別子が付いており、\n"
      "SR-MPLS では SID が MPLS ラベル値になります。",
      sz=9.5, c=CGR)
    y -= 0.075

    sids = [
        ("Node SID\n(Prefix SID)",
         "ルータのループバック (lo) に対応する SID。\n"
         "そのルータに到達するための MPLS ラベルを表す。\n"
         "本研究: LER_Egress の Node SID = 16005",
         CL, CB),
        ("Adjacency SID\n(Adj-SID)",
         "特定のリンク（隣接）を指定する SID。\n"
         "15000 番台（本研究のテーブルに 15000-15005 が見える）。\n"
         "ローカルに割り当てられ、OSPF フラッディングで配布。",
         CGL, CG),
    ]
    for sname, sdesc, fc, ec in sids:
        rect_node(ax, 0.02, y - 0.075, 0.22, 0.070, sname, fc=fc, ec=ec, tc=ec, sz=9, bold=True)
        ax.text(0.26, y - 0.010, sdesc, fontsize=9.2, color=CGR,
                va="top", transform=ax.transAxes, multialignment="left")
        y -= 0.085

    callout(ax, 0.02, y - 0.055, 0.96, 0.048,
            "【!】 本研究での SID 設計:   SRGB（共通ラベル空間）= 16000 〜 23999\n"
            "   LER_Ingress=16001 / CR1=16002 / CR2=16003 / CR3=16004 / LER_Egress=16005",
            fc=COL, ec=CO, sz=9.5)

    pdf.savefig(fig, bbox_inches="tight"); plt.close(fig)

# ═══════════════════════════════════════════════════════════════════════════
# P8: 第4章 SR ② SRGB / 転送フロー
# ═══════════════════════════════════════════════════════════════════════════
def page_ch4_srgb(pdf):
    fig, ax = new_page("第 4 章　Segment Routing ②　SRGB / SR-MPLS 転送フロー", "OSPF-SR / SR-MPLS")
    page_num(fig, 8)
    y = 0.97

    y = section(ax, y, "4.4　SRGB（Segment Routing Global Block）")
    T(ax, 0.02, y,
      "SRGB は全ルータが共通で使うラベルの「予約範囲」です。\n"
      "この範囲内のラベルは「グローバルな意味を持つ SID」として扱われ、\n"
      "どのルータから見ても同じ宛先を指します。\n\n"
      "  ・本研究の設定: segment-routing global-block 16000 23999\n"
      "  ・Node SID = SRGB_BASE(16000) + index\n"
      "  ・例: LER_Egress (index=5) → 16000 + 5 = 16005",
      sz=9.5, c=CGR)
    y -= 0.115

    # SRGB 図
    bar_y = y - 0.04
    ax.add_patch(mpatches.Rectangle((0.05, bar_y), 0.90, 0.028,
                                     facecolor="#E0E0E0", edgecolor="#BDBDBD", lw=1,
                                     transform=ax.transAxes))
    ax.text(0.05, bar_y + 0.035, "ラベル空間", fontsize=8, color=CGR,
            va="bottom", transform=ax.transAxes)
    ax.text(0.0,  bar_y + 0.014, "0", fontsize=7, color=CGR,
            ha="left", va="center", transform=ax.transAxes)

    srgb_start = 0.05 + (16000 / 25000) * 0.90
    srgb_w     = (8000 / 25000) * 0.90
    ax.add_patch(mpatches.Rectangle((srgb_start, bar_y), srgb_w, 0.028,
                                     facecolor=CL, edgecolor=CB, lw=2,
                                     transform=ax.transAxes))
    ax.text(srgb_start + srgb_w/2, bar_y + 0.014,
            "SRGB: 16000〜23999", fontsize=8.5, color=CB, fontweight="bold",
            ha="center", va="center", transform=ax.transAxes)

    sids_pos = [
        (1, "#1565C0"), (2, "#0097A7"), (3, "#00838F"),
        (4, "#006064"), (5, "#E65100"),
    ]
    for idx, sc in sids_pos:
        sx = srgb_start + (idx * 0.008)
        ax.plot([sx, sx], [bar_y - 0.005, bar_y + 0.028], color=sc, lw=1.5,
                transform=ax.transAxes)

    ax.text(0.97, bar_y + 0.014, "65535", fontsize=7, color=CGR,
            ha="right", va="center", transform=ax.transAxes)
    y -= 0.085

    y = section(ax, y, "4.5　SR-MPLS 転送フロー（単一ラベルでエンドツーエンド）")
    T(ax, 0.02, y,
      "本研究での最大の特徴:「ラベル 16005 を 1 枚付けるだけで Tx → Rx まで届く」。\n"
      "各 LSR (CR1/2/3) は宛先 IP を見ずにラベルだけで転送するため、\n"
      "障害時のルート変更もラベルのネクストホップを変えるだけで完了します。",
      sz=9.5, c=CGR)
    y -= 0.085

    # 詳細な転送フロー
    flow_steps = [
        ("①", "Tx1 が IP パケットを送信",
         "src=10.10.1.1, dst=10.20.1.1\nDSCP=AF41 (DSCP 値 34)"),
        ("②", "LER_Ingress が PUSH",
         "ip rule: DSCP AF41 → table 41\n"
         "table 41: 10.20.0.0/16 via 10.0.1.2 encap mpls 16005\n"
         "→ [label=16005 | IP] を leri-cr1 から出力"),
        ("③", "CR1 が SWAP (label 16005 → 16005)",
         "show mpls table: 16005 → nexthop 10.0.2.1 outlab 16005\n"
         "ラベルは同じだがネクストホップが LER_Egress 方向に変わる"),
        ("④", "LER_Egress が POP",
         "自分の Node SID (16005) が着信 → ラベルを除去\n"
         "普通の IP パケットとして Rx1 に転送"),
    ]
    for step, title, detail in flow_steps:
        rect_node(ax, 0.02, y - 0.068, 0.04, 0.063, step,
                  fc=CB, ec=CB, tc=CW, sz=12, bold=True)
        ax.text(0.08, y - 0.005, title, fontsize=10, color=CB, fontweight="bold",
                va="top", transform=ax.transAxes)
        ax.text(0.08, y - 0.025, detail, fontsize=8.5, color=CGR,
                va="top", transform=ax.transAxes, multialignment="left")
        hr(ax, y - 0.072, alpha=0.12)
        y -= 0.078

    pdf.savefig(fig, bbox_inches="tight"); plt.close(fig)

# ═══════════════════════════════════════════════════════════════════════════
# P9: 第5章 本研究ラボでの動作
# ═══════════════════════════════════════════════════════════════════════════
def page_ch5_lab(pdf):
    fig, ax = new_page("第 5 章　本研究ラボでの動作　①　DiffServ-TE + WRR QoS", "ラボ統合動作")
    page_num(fig, 9)
    y = 0.97

    y = section(ax, y, "5.1　本研究のトポロジーと役割")
    T(ax, 0.02, y,
      "本研究は OSPF-SR によるトラフィックエンジニアリングと DiffServ QoS を組み合わせた\n"
      "「クラス別 SLA 保証」を評価するラボ実験です。3 つのトラフィッククラスを\n"
      "1 本のリンク上で WRR により帯域分配します。",
      sz=9.5, c=CGR)
    y -= 0.115

    # 完全なトポロジー図
    ty = y - 0.01
    # Tx群
    for i, (tname, tip) in enumerate([("Tx1","10.10.1.1"),("Tx2","10.10.2.1"),("Tx3","10.10.3.1")]):
        rect_node(ax, 0.00, ty - i*0.082, 0.10, 0.065, f"{tname}\n{tip}",
                  fc="#FFF9C4", ec="#F9A825", tc="#E65100", sz=7.5)
    # LER_Ingress (Tx3底面 ty-0.164 から Tx1天面 ty+0.065 まで span)
    rect_node(ax, 0.16, ty - 0.164, 0.14, 0.229,
              "LER_Ingress\n192.168.0.1\n\nDSCP分類\nMPLS PUSH\nHTB WRR",
              fc=CL, ec=CB, tc=CB, sz=7.5)
    # CR群
    for i, (cname, cip) in enumerate([("CR1","192.168.0.2"),("CR2","192.168.0.3"),("CR3","192.168.0.4")]):
        fc = CGL if i == 0 else "#F9FBE7"
        ec = CG  if i == 0 else "#9CCC65"
        rect_node(ax, 0.38, ty - i*0.082, 0.14, 0.065, f"{cname}\n{cip}\nOSPF-SR LSR",
                  fc=fc, ec=ec, tc=ec, sz=7.5)
    # LER_Egress
    rect_node(ax, 0.60, ty - 0.164, 0.14, 0.229,
              "LER_Egress\n192.168.0.5\n\nMPLS POP\nIP転送",
              fc=CL, ec=CB, tc=CB, sz=7.5)
    # Rx群
    for i, (rname, rip) in enumerate([("Rx1","10.20.1.1"),("Rx2","10.20.2.1"),("Rx3","10.20.3.1")]):
        rect_node(ax, 0.80, ty - i*0.082, 0.10, 0.065, f"{rname}\n{rip}",
                  fc="#E8F5E9", ec="#66BB6A", tc=CG, sz=7.5)

    # リンク描画
    for i in range(3):
        arr(ax, 0.10, ty - i*0.082 + 0.032, 0.16, ty - 0.082 + 0.032 + i*0.000,
            color="#F9A825", lw=1.2)
        arr(ax, 0.30, ty - i*0.082 + 0.032, 0.38, ty - i*0.082 + 0.032,
            color=CG, lw=1.4)
        arr(ax, 0.52, ty - i*0.082 + 0.032, 0.60, ty - 0.082 + 0.032,
            color=CG, lw=1.4)
        arr(ax, 0.74, ty - 0.082 + 0.032, 0.80, ty - i*0.082 + 0.032,
            color="#66BB6A", lw=1.2)

    # ラベル表示 (ダイアグラム下部 CR3 底面より下)
    ax.text(0.34, ty - 0.178, "HTB WRR\n4:2:1 / 100Mbps",
            fontsize=7.5, color=CO, ha="center", va="top",
            transform=ax.transAxes,
            bbox=dict(fc=COL, ec=CO, pad=2, boxstyle="round"))

    y -= 0.255

    y = section(ax, y, "5.2　DiffServ クラス分類（DSCP → fwmark → ポリシールーティング）")
    rows = [
        ("クラス", "DSCP 値", "fwmark", "policy table", "WRR 帯域",   "用途"),
        ("AF41",  "34",      "41",      "table 41",     "57 Mbps (4)", "高優先（最優先保証）"),
        ("AF42",  "36",      "42",      "table 42",     "28 Mbps (2)", "中優先"),
        ("AF43",  "38",      "43",      "table 43",     "14 Mbps (1)", "低優先（ベストエフォート）"),
    ]
    cx = [0.02, 0.12, 0.21, 0.30, 0.43, 0.57]
    cw = [0.09, 0.08, 0.08, 0.12, 0.14, 0.41]
    for ri, row in enumerate(rows):
        fc = CB if ri == 0 else (["#E3F2FD", "#FFF3E0", "#E8F5E9"][ri-1] if ri > 0 else "white")
        tc = CW if ri == 0 else CGR
        for ci, (cell, cxi, cwi) in enumerate(zip(row, cx, cw)):
            rect_node(ax, cxi, y - 0.028, cwi - 0.003, 0.026, cell,
                      fc=fc if ri > 0 else CB, ec="#BDBDBD" if ri > 0 else CB,
                      tc=tc, sz=8 if ri == 0 else 8.5, bold=(ri == 0))
        y -= 0.028
    y -= 0.015

    callout(ax, 0.02, y - 0.058, 0.96, 0.051,
            "【!】 処理の流れ:  Tx が DSCP を付けた UDP → LER_Ingress の iptables が DSCP を読んで fwmark 設定\n"
            "   → ip rule が fwmark に応じた policy table を選択 → table41/42/43 の encap mpls ルートで転送",
            fc=CL, ec=CB, sz=9.2)

    pdf.savefig(fig, bbox_inches="tight"); plt.close(fig)

# ═══════════════════════════════════════════════════════════════════════════
# P10: 第5章 障害検出・TI-LFA・収束
# ═══════════════════════════════════════════════════════════════════════════
def page_ch5_failure(pdf):
    fig, ax = new_page("第 5 章　本研究ラボでの動作　②　障害検出・迂回・収束", "ラボ統合動作")
    page_num(fig, 10)
    y = 0.97

    y = section(ax, y, "5.3　BFD（Bidirectional Forwarding Detection）")
    T(ax, 0.02, y,
      "OSPF の障害検出は dead-interval（本研究では 3 秒）が基本ですが、\n"
      "BFD を併用することでこれを大幅に短縮できます。\n\n"
      "BFD は専用の軽量 Hello パケットを高頻度で送受信し、\n"
      "応答が途絶えたら即座に OSPF に通知してリンクを down 扱いにします。",
      sz=9.5, c=CGR)
    y -= 0.095

    # BFD タイムライン図
    tl_y = y - 0.04
    ax.plot([0.05, 0.95], [tl_y, tl_y], color=CB, lw=2, transform=ax.transAxes)
    events = [
        (0.05, "t=0\n開始"),
        (0.25, "t=50ms\n1回目失敗"),
        (0.50, "t=100ms\n2回目失敗"),
        (0.72, "t=150ms\n3回目失敗\n→ BFD DOWN"),
        (0.88, "t≈200ms\nOSPF 隣接\n消滅"),
    ]
    for ex, elbl in events:
        ax.plot(ex, tl_y, "o", ms=7, color=CR if "DOWN" in elbl or "消滅" in elbl else CB,
                transform=ax.transAxes, zorder=3)
        ax.text(ex, tl_y - 0.015, elbl, fontsize=7.5, color=CR if "DOWN" in elbl or "消滅" in elbl else CB,
                ha="center", va="top", transform=ax.transAxes, multialignment="center")
    ax.text(0.5, tl_y + 0.025, "BFD 検出タイムライン (receive-interval=50ms, detect-multiplier=3)",
            fontsize=8, color=CGR, ha="center", va="bottom", transform=ax.transAxes)
    y -= 0.115

    y = section(ax, y, "5.4　障害発生から迂回完了までの流れ (failure_reroute シナリオ)")
    steps_fail = [
        ("t = 0s",    "正常運用中。全クラス leri-cr1 (CR1) 経由。label 16005 で転送。"),
        ("t = 20s",   "ip link set leri-cr1 down を実行 → CR1 リンクが物理的に down。"),
        ("~20.15s",   "BFD が 150ms で検出 → OSPF に通知。FRR が隣接を即座に削除。"),
        ("~20.2s",    "frr_te_monitor が operstate (leri-cr1 = down) を検知。"),
        ("~20.2〜1s", "OSPF 収束待ち (wait_ospf_converge): 192.168.0.2 の隣接消滅を確認。"),
        ("~21s",      "update_tables() 実行: table41/42/43 の nexthop を leri-cr2 (CR2) に変更。"),
        ("~21s〜",    "全クラスが CR2 経由で転送再開。実測収束時間: AF41/AF42/AF43 いずれも約 1 秒。"),
        ("t = 40s",   "leri-cr1 up → OSPF Full 確立後に CR1 へ自動復元。"),
    ]
    for tstamp, desc in steps_fail:
        rect_node(ax, 0.02, y - 0.030, 0.16, 0.027, tstamp,
                  fc="#FFF3E0" if "20s" in tstamp or "21s" in tstamp else CL,
                  ec=CO if "20s" in tstamp or "21s" in tstamp else CB,
                  tc=CO if "20s" in tstamp or "21s" in tstamp else CB,
                  sz=8, bold=True)
        ax.text(0.20, y - 0.016, desc, fontsize=9, color=CGR,
                va="center", transform=ax.transAxes)
        hr(ax, y - 0.033, alpha=0.08)
        y -= 0.038
    y -= 0.005

    y = section(ax, y, "5.5　TI-LFA（Topology Independent LFA）")
    T(ax, 0.02, y,
      "本研究の FRR 設定には fast-reroute ti-lfa が有効化されています。\n"
      "TI-LFA は障害発生時に「バックアップパス」を事前計算しておき、\n"
      "BFD 検出後ほぼ即座（50ms 以内）にパケットを迂回させる技術です。\n"
      "frr_te_monitor による動的ルート切替（~1 秒）より高速ですが、\n"
      "本研究では frr_te_monitor による収束時間を主に評価しています。",
      sz=9.5, c=CGR)
    y -= 0.105

    callout(ax, 0.02, y - 0.082, 0.96, 0.095,
            "【!】 本研究の実測収束時間 (failure_reroute, throughput.csv より):\n"
            "   AF41 (高優先 / WRR 57Mbps):  収束 1.0 秒\n"
            "   AF42 (中優先 / WRR 28Mbps):  収束 1.0 秒\n"
            "   AF43 (低優先 / WRR 14Mbps):  収束 1.0 秒\n"
            "   → OSPF dead-interval=3s より大幅に速い (BFD 150ms 検出 + OSPF 即時収束の効果)",
            fc="#E8F5E9", ec=CG, sz=9.3)

    pdf.savefig(fig, bbox_inches="tight"); plt.close(fig)

# ═══════════════════════════════════════════════════════════════════════════
# P11: 用語集
# ═══════════════════════════════════════════════════════════════════════════
def page_glossary(pdf):
    fig, ax = new_page("用語集　&　本研究の設定値一覧", "まとめ")
    page_num(fig, 11)
    y = 0.97

    y = section(ax, y, "用語集（アルファベット順）")

    terms = [
        ("Adj-SID",      "Adjacency SID。特定リンクを指定する SR ラベル (本研究: 15000 台)"),
        ("BFD",          "Bidirectional Forwarding Detection。50ms 周期の高速障害検出プロトコル"),
        ("DiffServ",     "Differentiated Services。DSCP 値でトラフィッククラスを区別する QoS"),
        ("DSCP",         "Differentiated Services Code Point。IPヘッダ 6bit の優先度フィールド"),
        ("ECMP",         "Equal Cost Multi-Path。同コストの複数経路をロードバランシング"),
        ("FRR",          "FRRouting。本研究で使用するオープンソースルーティングソフトウェア"),
        ("HTB",          "Hierarchical Token Bucket。Linux のクラスベース帯域制御 qdisc"),
        ("LDP",          "Label Distribution Protocol。従来 MPLS のラベル配布プロトコル"),
        ("LER",          "Label Edge Router。MPLS ドメインの境界でラベルを付与/除去"),
        ("LFIB",         "Label Forwarding Information Base。MPLS 転送テーブル"),
        ("LSA",          "Link State Advertisement。OSPF がフラッディングするリンク情報"),
        ("LSDB",         "Link State Database。全ルータが共有する OSPF のネットワーク地図"),
        ("LSR",          "Label Switching Router。ラベルのみで転送するコアルータ"),
        ("MPLS",         "Multi-Protocol Label Switching。ラベルによる高速パケット転送"),
        ("netem",        "Network Emulator。Linux でパケット遅延/損失を付与するqdisc"),
        ("Node SID",     "ルータのLoopbackに対応するSR SID。本研究: 16001〜16005"),
        ("OSPF",         "Open Shortest Path First。リンクステート型動的ルーティングプロトコル"),
        ("OWD",          "One-Way Delay。送信側→受信側の片道遅延時間"),
        ("PHP",          "Penultimate Hop Popping。最終ホップ 1 つ前でラベルを除去する最適化"),
        ("SRGB",         "Segment Routing Global Block。SR の共通ラベル予約範囲 (本研究: 16000-23999)"),
        ("SR-MPLS",      "Segment Routing over MPLS データプレーン"),
        ("SPF",          "Shortest Path First (Dijkstra 法)。OSPF が最短経路を計算するアルゴリズム"),
        ("TI-LFA",       "Topology Independent LFA。SR を利用した高速バックアップパス事前計算"),
        ("WRR",          "Weighted Round Robin。重み付き帯域配分 (本研究: AF41:AF42:AF43 = 4:2:1)"),
    ]
    for i, (term, desc) in enumerate(terms):
        tc = CB if i < 12 else CO
        ax.text(0.01, y, term, fontsize=8.5, color=tc, fontweight="bold",
                va="top", transform=ax.transAxes)
        ax.text(0.14, y, desc, fontsize=8.0, color=CGR,
                va="top", transform=ax.transAxes)
        y -= 0.023
    y -= 0.01

    y = section(ax, y, "本研究の主要設定値一覧")
    settings = [
        ("OSPF hello-interval",     "1 秒   (デフォルト 10s → 10 倍高速)"),
        ("OSPF dead-interval",      "3 秒   (デフォルト 40s → 13 倍高速)"),
        ("BFD transmit/receive",    "50 ms, detect-multiplier=3 → 150ms 検出"),
        ("SRGB",                    "16000 〜 23999"),
        ("CR1〜3 リンク帯域",        "各 100 Mbps (HTB で制限)"),
        ("WRR 比率",                "AF41:AF42:AF43 = 4:2:1 → 57M : 28M : 14M Mbps"),
        ("netem 追加遅延",           "AF42: +10ms / AF43: +40ms"),
        ("TX レート",               "Tx1/2/3 各 500 Mbps (UDP, iperf3)"),
        ("計測時間",                 "60 秒 / シナリオ (障害: t=20s down, t=40s up)"),
        ("実測収束時間",             "failure_reroute: 全クラス ≈ 1.0 秒"),
    ]
    for sname, sval in settings:
        ax.text(0.02, y, f"• {sname}", fontsize=9, color=CGR,
                va="top", transform=ax.transAxes)
        ax.text(0.42, y, sval, fontsize=9, color=CB, fontweight="bold",
                va="top", transform=ax.transAxes)
        y -= 0.026

    pdf.savefig(fig, bbox_inches="tight"); plt.close(fig)

# ═══════════════════════════════════════════════════════════════════════════
# メイン
# ═══════════════════════════════════════════════════════════════════════════
if __name__ == "__main__":
    print(f"PDF 生成中: {OUT}")
    with PdfPages(OUT) as pdf:
        page_title(pdf);       print("  [1/11] タイトル")
        page_ch1(pdf);         print("  [2/11] 第1章 IPルーティング基礎")
        page_ch2_adj(pdf);     print("  [3/11] 第2章 OSPF① 隣接関係")
        page_ch2_lsa(pdf);     print("  [4/11] 第2章 OSPF② LSA/SPF")
        page_ch3_intro(pdf);   print("  [5/11] 第3章 MPLS① 基礎")
        page_ch3_forward(pdf); print("  [6/11] 第3章 MPLS② 転送動作")
        page_ch4_intro(pdf);   print("  [7/11] 第4章 SR① 概要")
        page_ch4_srgb(pdf);    print("  [8/11] 第4章 SR② SRGB/転送")
        page_ch5_lab(pdf);     print("  [9/11] 第5章 ラボ動作①")
        page_ch5_failure(pdf); print(" [10/11] 第5章 ラボ動作② 障害・収束")
        page_glossary(pdf);    print(" [11/11] 用語集")
    print(f"\n完了: {OUT}")
